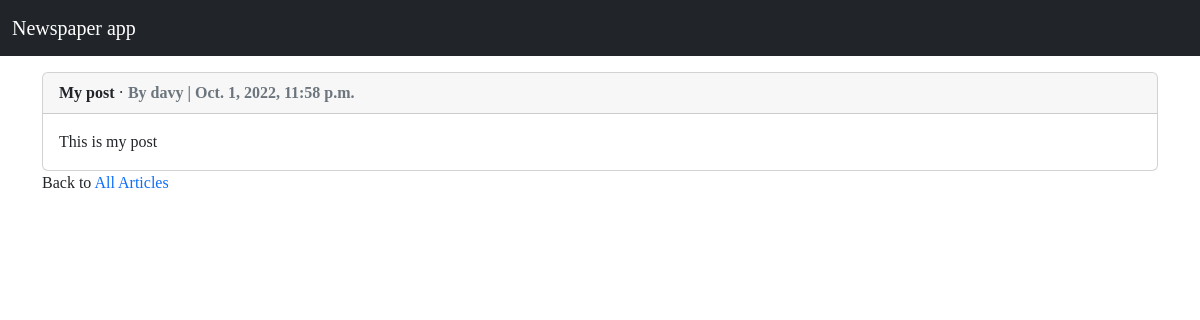
/articles/11/, run on the app's committed database.
### articles/models.py (models this page shows, shortened)
class Article(models.Model):
    author = models.ForeignKey(get_user_model(), on_delete=models.CASCADE)
    title = models.CharField(max_length=200)
    body = models.TextField()
    date = models.DateTimeField(auto_now_add=True)
    class Meta:
        ordering = ['-date']

### user/models.py (models this page shows)
class CustomUser(AbstractUser):
    age = models.PositiveSmallIntegerField(null=True, blank=True)

### articles/views.py (the view)
# urls.py: path('<int:pk>/', ArticleDetailView.as_view(), name="article_detail"),
class ArticleDetailView(views.LoginRequiredMixin, DetailView):
    model = Article
    template_name: str = 'article_detail.html'
    context_object_name = 'article'
    login_url = 'login'

### templates/article_detail.html (shortened to what this page needs)
{% extends 'base.html' %} {% block content %}
<div class="card">
  <div class="card-header">
    <span class="fw-bold">{{article.title}}</span> &middot;
    <span class="fw-bold text-muted">
      By {{article.author}} | {{article.date}}</span
    >
  </div>
  <div class="card-body">{{article.body}}</div>
</div>
<p>Back to <a href="{% url 'articles' %}">All Articles</a></p>
<br />
{% endblock content %}

### staticfiles/css/index.css (style rules this page uses)
body { font-family: Lato-Regular; }
a { text-decoration: none; }

### data on the page
Article: title "My post", author "davy", date "Oct. 1, 2022, 11:58 p.m.", body "This is my post"
